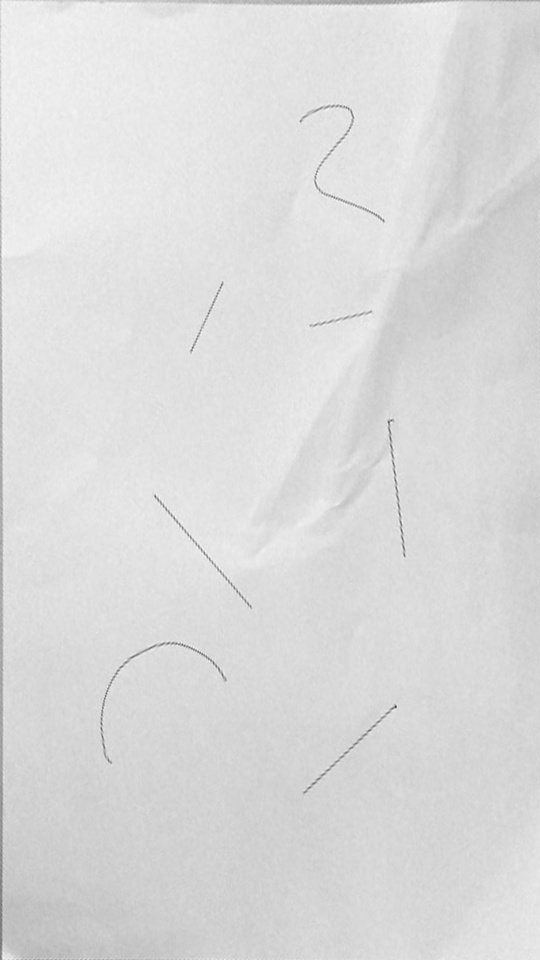
#> input picture assignment2/input.jpg, 540 x 960 px
$ python detect.py   (older library calls are emulated)
#> lines starting #> are read from the running program, lines starting #| are printed output that depends on the picture; after the words box and inside, x2 and y2 are one past the last pixel; in counts of white or black regions, pixels touching at a corner belong together
import cv2
import numpy as np


if __name__ == '__main__':
    img = cv2.imread('./input.jpg')
#> img is the input picture: shape (960, 540, 3); min 53, max 251, mean 218.9
    gray = cv2.cvtColor(img, cv2.COLOR_BGR2GRAY)

    # 通过阀值进行前后景的分割
    # 这里的170是试出来的，为的是让所有的线段都可以被分离出来
    ret, thresh = cv2.threshold(gray, 170, 255, 0)
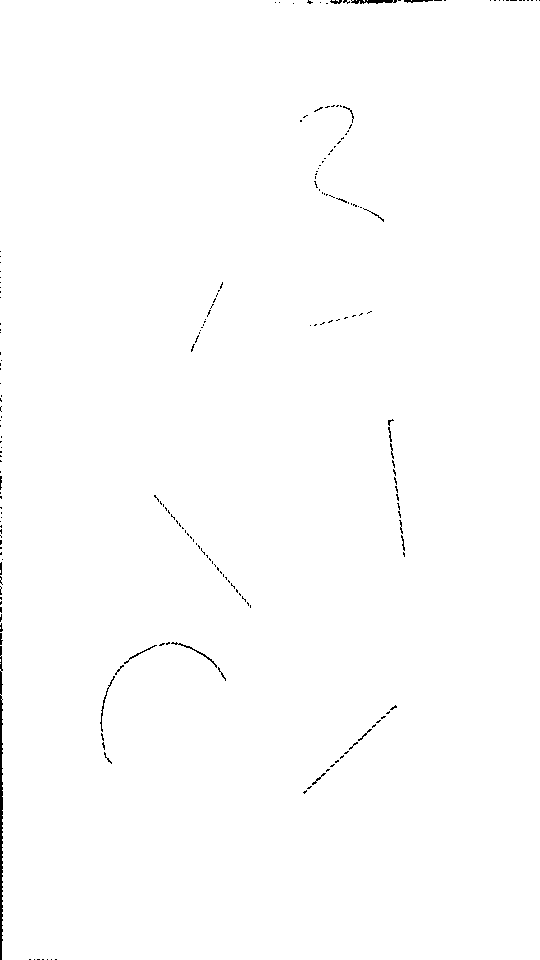
#> thresh: shape (960, 540); 99.5% white; 214 black regions (193 under 20 px), largest, box (x1, y1, x2, y2) and area: (0, 646, 3, 960) 725, (351, 0, 397, 4) 130, (171, 642, 217, 668) 92

    # 形态学图像处理(膨胀腐蚀)
    # 这里迭代的次数2是试出来的，kernel的设置是参考了网上的教程的
    kernel = cv2.getStructuringElement(cv2.MORPH_RECT, (5, 5))
    erosion = cv2.erode(thresh, kernel, iterations=2)
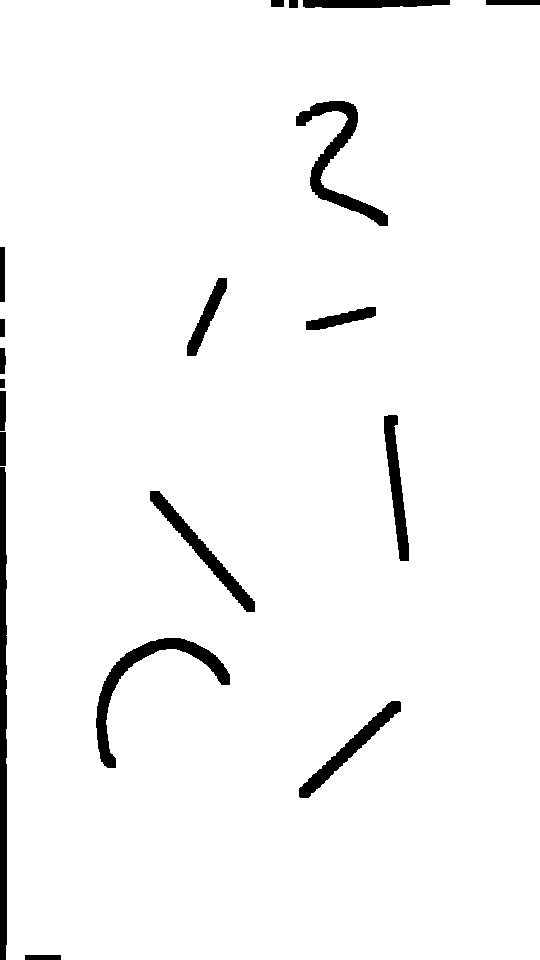
#> erosion: shape (960, 540); 96.5% white; 19 black regions

    # 轮廓检测
    image, contours, hierarchy = cv2.findContours(
        erosion, cv2.RETR_TREE, cv2.CHAIN_APPROX_SIMPLE)
#> contours = 8 contours; box (x1, y1, x2, y2) and area: (0, 0, 540, 960) 510970, (95, 637, 231, 769) 3023, (295, 100, 389, 227) 2840, (149, 490, 256, 613) 2061, (298, 700, 402, 799) 1850, (383, 414, 410, 562) 1756, (186, 277, 228, 357) 1045, (305, 306, 377, 331) 819

    n = len(contours)
#> n = 8
    outputs = []
    # conturs的第一个元素是框出整个图片的大矩阵，故不选
    for i in range(1, n):
        cnt = contours[i]
        x, y, w, h = cv2.boundingRect(cnt)
        cv2.rectangle(img, (x, y), (x + w, y + h), (0, 255, 0), 2)

        # 使用ROI来进行分割
        # 这里两边的坐标体系有点迷
        part_img = img[y:y + h, x:x + w]
        outputs.append(part_img)
#> this loop made 7 passes
#> (x, y, w, h) on passes 1 to 7: (298, 700, 104, 99), (95, 637, 136, 132), (149, 490, 107, 123), (383, 414, 27, 148), (305, 306, 72, 25), (186, 277, 42, 80), (295, 100, 94, 127)
#> pass 1, `part_img = img[y:y + h, x:x + w]`:
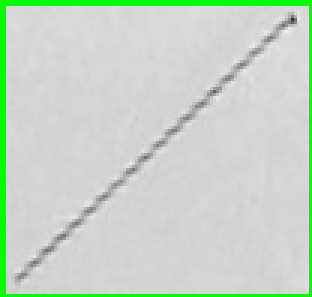
#> part_img: shape (99, 104, 3) (shown 3 times larger); mean B, G, R 198.7, 213.6, 198.7
#> pass 2, `part_img = img[y:y + h, x:x + w]`:
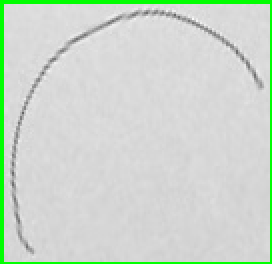
#> part_img: shape (132, 136, 3) (shown 2 times larger); mean B, G, R 204.2, 215.5, 204.2
#> pass 3, `part_img = img[y:y + h, x:x + w]`:
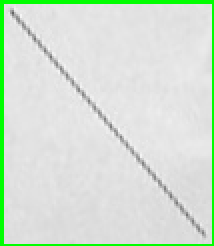
#> part_img: shape (123, 107, 3) (shown 2 times larger); mean B, G, R 212.5, 225.7, 212.5
#> after the loop:
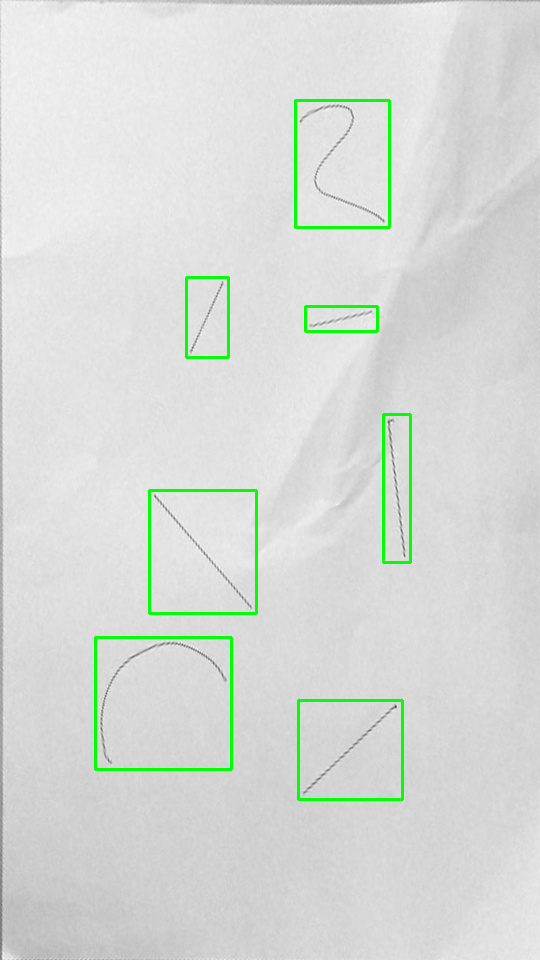
#> img: shape (960, 540, 3); 1.52% of pixels changed, all inside (x1, y1, x2, y2) = (94, 99, 412, 801)
#> after the loop, outputs = 7 items

    # [8 lines of commented-out code are left out]
    for i in range(0, len(outputs)):
        cv2.imwrite('./output/' + str(i) + '.jpg', outputs[i])
#> this loop made 7 passes
